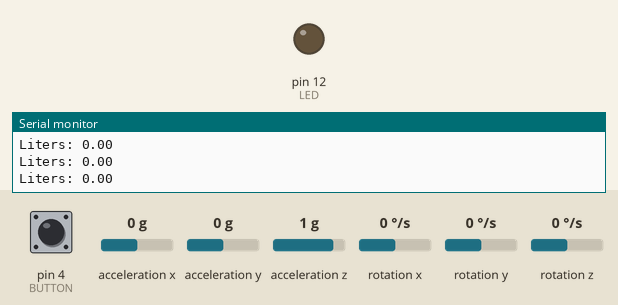
Simulated run of this sketch. Board: Arduino Uno, built with avr-gcc and run on an emulated ATmega328P. On the bench: output pins drawn as LEDs (lit = HIGH), the last lines printed to the serial monitor. Wiring (inferred from the names in the program): MPU-6050 motion sensor at I2C address 0x68. Dashed ring = blinking. Inputs (shaded band) come from the test bench; at power-on: pin 4 (BUTTON) LOW, acceleration x 0 g, acceleration y 0 g, acceleration z 1 g, rotation x 0 °/s, rotation y 0 °/s, rotation z 0 °/s.

Above: at 1.3 s.
1.4 s: pin 4 (BUTTON) pulled HIGH for 0.6 s
At 1.55 s:
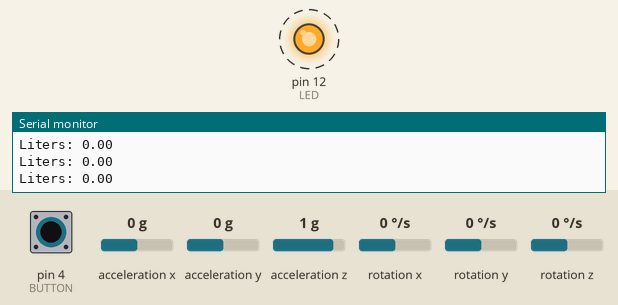
3.5 s: pin 4 (BUTTON) pulled HIGH for 3.2 s
At 4.31 s:
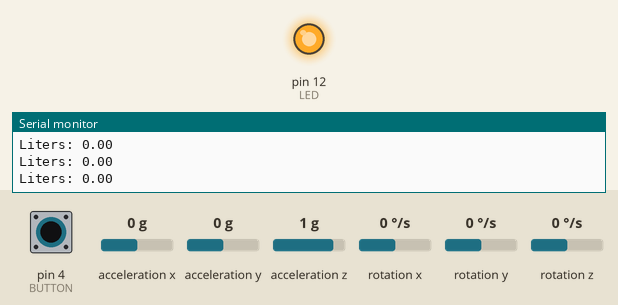
Timing chart, 0 to 7.8 s (numbered marks = the images above; inputs shaded):
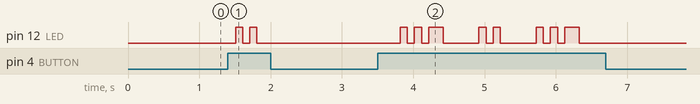

The sketch:

Working.ino
```cpp
// Including nessesary libraries.
//#include "I2Cdev.h"
//#include "MPU6050_6Axis_MotionApps20.h"
#include "Wire.h"

const int MPU6050_addr=0x68;
int16_t AccX,AccY,AccZ,Temp,GyroX,GyroY,GyroZ;

String tapState = "off";
float waterUse = 0;

int LED = 12;
int BUTTON = 4;
int mode = 1;

void setup() {
  Wire.begin();
  Wire.beginTransmission(MPU6050_addr);
  Wire.write(0x6B);
  Wire.write(0);
  Wire.endTransmission(true);
  pinMode(LED, OUTPUT);
  pinMode(BUTTON, INPUT);
  Serial.begin(9600);
}

void loop() {
  Wire.beginTransmission(MPU6050_addr);
  Wire.write(0x3B);
  Wire.endTransmission(false);
  Wire.requestFrom(MPU6050_addr,14,true);

  if(digitalRead(BUTTON) == HIGH) {
  if (mode < 3) {
    mode++;
  } else {
    mode = 1;
   }
   if (mode == 1) {
    digitalWrite(LED,HIGH);
    delay(100);
    digitalWrite(LED,LOW);
   } else if (mode == 2){
    digitalWrite(LED,HIGH);
    delay(100);
    digitalWrite(LED,LOW);
    delay(100);
    digitalWrite(LED,HIGH);
    delay(100);
    digitalWrite(LED,LOW);
   } else if (mode == 3){
    digitalWrite(LED,HIGH);
    delay(100);
    digitalWrite(LED,LOW);
    delay(100);
    digitalWrite(LED,HIGH);
    delay(100);
    digitalWrite(LED,LOW);
    delay(100);
    digitalWrite(LED,HIGH);
    delay(100);
    digitalWrite(LED,LOW);
   }
  }
  //Serial.println(mode);

  if (mode == 1) {
    accRead();
    //Serial.print(" || GyroX = "); Serial.println(GyroX);
    if (GyroX > 5000){
    tapState = "on";
    waterUse = waterUse + 0.2;
  } else {
    tapState = "off";
  }
  Serial.print("Liters: ");
  Serial.println(waterUse);
  delay(500);
  }

  if (mode == 2) {
    accRead();
    //Serial.print(" || GyroY = "); Serial.println(GyroY);
    if (GyroY < -5000) {
    tapState = "on";
    waterUse = waterUse + 0.2;
    } else {
      tapState = "off";
    }
    Serial.print("Liters: ");
    Serial.println(waterUse);
    delay(500);
  }
  /*accRead();
  //accWrite();
  if (GyroX > 5000){
    tapState = "on";
    waterUse = waterUse + 0.2;
  } else if (GyroY < -5000) {
    tapState = "on";
  } else {
    tapState = "off";
  }
  //Serial.println(tapState);
  Serial.print("Liters: ");
  Serial.println(waterUse);
  delay(500);*/
 }

void accRead() {
  //AccX=Wire.read()<<8|Wire.read();
  //AccY=Wire.read()<<8|Wire.read();
  //AccZ=Wire.read()<<8|Wire.read();
  //Temp=Wire.read()<<8|Wire.read();
  GyroX=Wire.read()<<8|Wire.read();
  GyroY=Wire.read()<<8|Wire.read();
  GyroZ=Wire.read()<<8|Wire.read();
}

void accWrite() {
  //Serial.print("AccX = "); Serial.print(AccX);
  //Serial.print(" || AccY = "); Serial.print(AccY);
  //Serial.print(" || AccZ = "); Serial.println(AccZ);
  //Serial.print(" || Temp = "); Serial.print(Temp/340.00+36.53);
  Serial.print(" || GyroX = "); Serial.print(GyroX);
  Serial.print(" || GyroY = "); Serial.print(GyroY);
  Serial.print(" || GyroZ = "); Serial.println(GyroZ);
}
```

Measured:
- after the input at 1.4 s, pin 12 (LED): alternates HIGH for 0.10 s and LOW for 0.10 s, 4 changes in all, then stays LOW, starting after 0.11 s
- after the input at 3.5 s, pin 12 (LED): LOW → HIGH after 0.32 s, → LOW 0.10 s later, → HIGH 0.10 s later, → LOW 0.10 s later, … (16 changes in this stretch)
